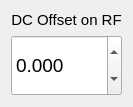
<?xml version="1.0" encoding="UTF-8"?>
<ui version="4.0">
 <class>Form</class>
 <widget class="QWidget" name="Form">
  <property name="geometry">
   <rect>
    <x>0</x>
    <y>0</y>
    <width>126</width>
    <height>107</height>
   </rect>
  </property>
  <property name="maximumSize">
   <size>
    <width>126</width>
    <height>110</height>
   </size>
  </property>
  <property name="windowTitle">
   <string>Form</string>
  </property>
  <layout class="QVBoxLayout" name="verticalLayout">
   <item>
    <widget class="QLabel" name="label">
     <property name="sizePolicy">
      <sizepolicy hsizetype="Preferred" vsizetype="Minimum">
       <horstretch>0</horstretch>
       <verstretch>0</verstretch>
      </sizepolicy>
     </property>
     <property name="font">
      <font>
       <pointsize>11</pointsize>
      </font>
     </property>
     <property name="text">
      <string>DC Offset on RF</string>
     </property>
     <property name="alignment">
      <set>Qt::AlignCenter</set>
     </property>
    </widget>
   </item>
   <item>
    <widget class="QDoubleSpinBox" name="doubleSpinBox">
     <property name="sizePolicy">
      <sizepolicy hsizetype="Minimum" vsizetype="Expanding">
       <horstretch>0</horstretch>
       <verstretch>0</verstretch>
      </sizepolicy>
     </property>
     <property name="font">
      <font>
       <pointsize>14</pointsize>
      </font>
     </property>
     <property name="inputMethodHints">
      <set>Qt::ImhNone</set>
     </property>
     <property name="wrapping">
      <bool>false</bool>
     </property>
     <property name="frame">
      <bool>true</bool>
     </property>
     <property name="keyboardTracking">
      <bool>false</bool>
     </property>
     <property name="suffix">
      <string/>
     </property>
     <property name="decimals">
      <number>3</number>
     </property>
     <property name="minimum">
      <double>-5.000000000000000</double>
     </property>
     <property name="maximum">
      <double>5.000000000000000</double>
     </property>
     <property name="singleStep">
      <double>0.001000000000000</double>
     </property>
    </widget>
   </item>
  </layout>
 </widget>
 <resources/>
 <connections/>
</ui>
